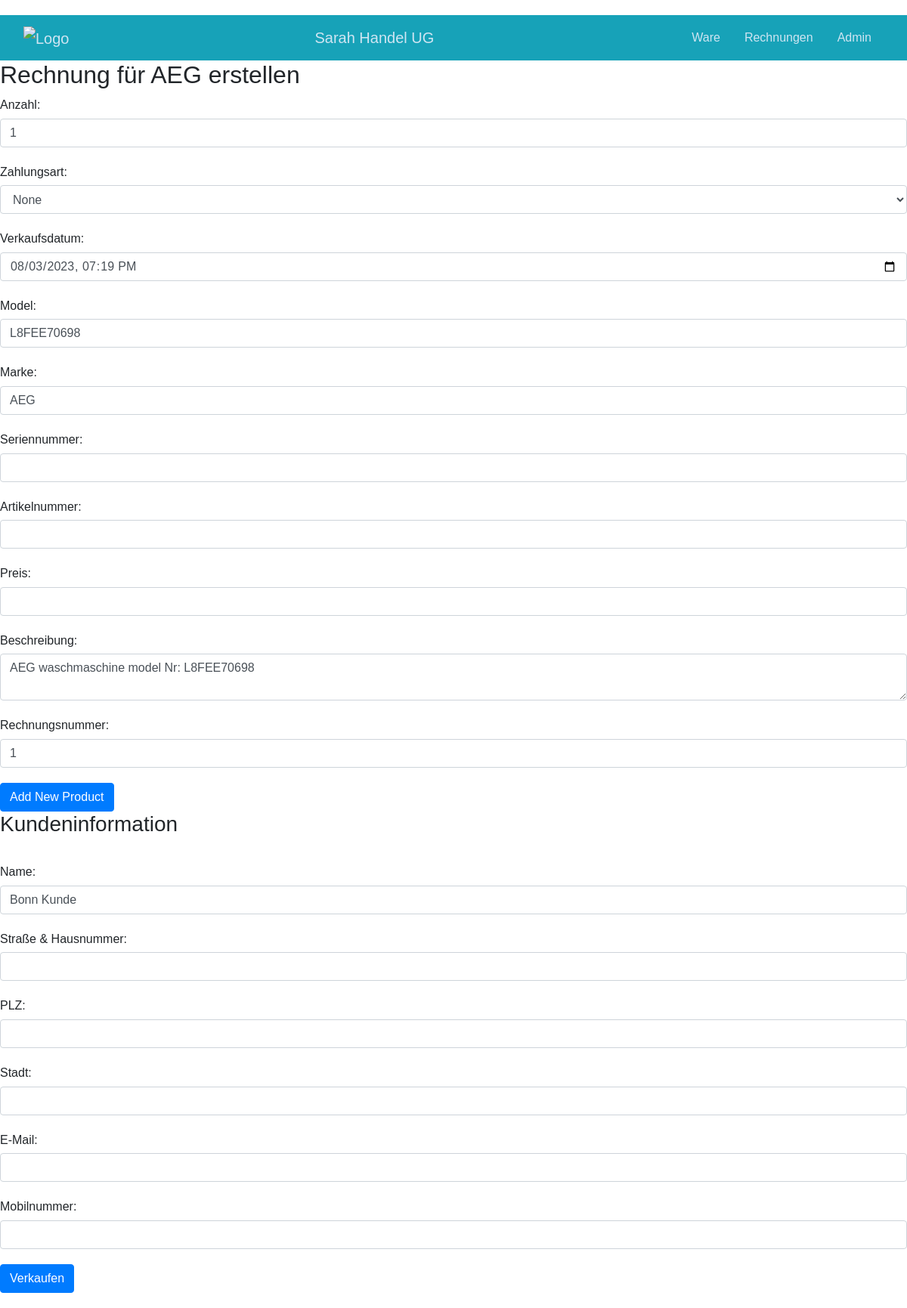
Page /verkauf/11/waschmaschine/ (signed in) on the committed database.
### inventory/models.py (models this page shows)
class BasicInformation(models.Model):
    marke = models.CharField(max_length=50)
    model = models.CharField(max_length=100,unique=True)
    anzahl = models.IntegerField(default=1)
    artikel_nr = models.CharField(max_length=200, null=True, blank=True)
    einkaufsdatum = models.DateField(null=True, blank=True)
    preis = models.FloatField(null=True, blank=True)
    energie = models.CharField(max_length=10, null=True, blank=True)
    bestellungsnummer = models.IntegerField(null=True, blank=True)
    serial_number = models.CharField(max_length=200, null=True, blank=True)
    farbe = models.CharField(max_length=50, null=True, blank=True)
    Beschreibung = models.TextField(max_length=5000, null=True, blank=True)
    note = models.TextField(max_length=1000, null=True, blank=True)

### inventory/views.py (the view, shortened to what this page needs)
# urls.py: path('verkauf/<int:id>/<str:type>/', verkauf, name='verkauf'),
@login_required
def verkauf(request, id, type):
    type_maschine = None
    if type == 'geraete':
        type_maschine = get_object_or_404(Gerät, pk=id)
    elif type == 'waschmaschine':
        type_maschine = get_object_or_404(Waschmaschine, pk=id)
    elif type == 'kuehlschrank':
        type_maschine = get_object_or_404(Kuehlschrank, pk=id)
    elif type == 'spuelmaschine':
        type_maschine = get_object_or_404(Spuelmaschine, pk=id)
    elif type == 'herdset':
        type_maschine = get_object_or_404(Herdset, pk=id)
    elif type == 'herdplatte':
        type_maschine = get_object_or_404(Herdplatte, pk=id)
    elif type == 'standherd':
        type_maschine = get_object_or_404(Standherd, pk=id)
    elif type == 'trockner':
        type_maschine = get_object_or_404(Trockner, pk=id)
    elif type == 'abzughaube':
        type_maschine = get_object_or_404(Abzughaube, pk=id)
    elif type == 'sonst':
        type_maschine = get_object_or_404(Sonst, pk=id)
    rechnungs_nr = Verkauf.objects.aggregate(Max('rechnungs_nr'))['rechnungs_nr__max']  #todo send a list and check in html if value is unique
    all_waschmaschinen= json.dumps(list(Waschmaschine.objects.all().values()),cls=DjangoJSONEncoder)
    all_kuelschrank = json.dumps(list(Kuehlschrank.objects.all().values()), cls=DjangoJSONEncoder)
    all_spuelmaschinen = json.dumps(list(Spuelmaschine.objects.all().values()), cls=DjangoJSONEncoder)
    all_herdset = json.dumps(list(Herdset.objects.all().values()), cls=DjangoJSONEncoder)
    all_herdplatte = json.dumps(list(Herdplatte.objects.all().values()), cls=DjangoJSONEncoder)
    all_standherd = json.dumps(list(Standherd.objects.all().values()), cls=DjangoJSONEncoder)
    all_trockner = json.dumps(list(Trockner.objects.all().values()), cls=DjangoJSONEncoder)
    all_abzughaube = json.dumps(list(Abzughaube.objects.all().values()), cls=DjangoJSONEncoder)
    all_sonst = json.dumps(list(Sonst.objects.all().values()), cls=DjangoJSONEncoder)
    if not rechnungs_nr:
        rechnungs_nr = 0
    context = {
        'gerät': type_maschine,
        'rechnungsNr': int(rechnungs_nr)+1,
        'all_waschmaschinen':all_waschmaschinen,
        'all_kuelschrank':all_kuelschrank,
        'all_spuelmaschinen':all_spuelmaschinen,
        'all_herdset': all_herdset,
        'all_herdplatte': all_herdplatte,
        'all_standherd': all_standherd,
        'all_trockner': all_trockner,
        'all_abzughaube': all_abzughaube,
        'all_sonst': all_sonst,
    }
    return render(request, 'verkauf.html', context)

### inventory/templates/verkauf.html (shortened to what this page needs)
{% extends 'base.html' %}
{% block content %}
  <h2>Rechnung für {{ gerät.marke }} erstellen</h2>
  <form method="post">
    <div class="form-group">
      <label for="anzahl">Anzahl:</label>
      <input type="number" id="anzahl" name="anzahl" value="1" min="1" max="{{ gerät.anzahl }}" class="form-control">
    </div>
    <div class="form-group">
      <label for="zahlungsart">Zahlungsart:</label>
      <select id="zahlungsart" name="zahlungsart" class="form-control" required>
        <option value="">None</option>
      </select>
    </div>
    <div class="form-group">
      <label for="verkaufsdatum">Verkaufsdatum:</label>
      <input type="datetime-local" id="verkaufsdatum" name="verkaufsdatum" value="{{ gerät.verkaufsdatum }}" class="form-control">
    </div>
    {% if gerät.model %}
      <div class="form-group">
        <label for="model">Model:</label>
        <input type="text" id="model" name="model" value="{{ gerät.model }}" class="form-control">
      </div>
    {% else %}
      <div class="form-group">
        <label for="model">Model:</label>
        <input type="text" id="model" name="model" class="form-control">
      </div>
    {% endif %}
    {% if gerät.marke %}
      <div class="form-group">
        <label for="marke">Marke:</label>
        <input type="text" id="marke" name="marke" value="{{ gerät.marke }}" class="form-control">
      </div>
    {% else %}
      <div class="form-group">
        <label for="marke">Marke:</label>
        <input type="text" id="marke" name="marke" class="form-control">
      </div>
    {% endif %}
    {% if gerät.serial_number %}
      <div class="form-group">
        <label for="seriennummer">Seriennummer:</label>
        <input type="text" id="seriennummer" name="seriennummer" value="{{ gerät.serial_number }}" class="form-control">
      </div>
    {% else %}
      <div class="form-group">
        <label for="seriennummer">Seriennummer:</label>
        <input type="text" id="seriennummer" name="seriennummer" class="form-control">
      </div>
    {% endif %}
    {% if gerät.artikel_nr %}
      <div class="form-group">
        <label for="artikelnummer">Artikelnummer:</label>
        <input type="text" id="artikelnummer" name="artikelnummer" value="{{ gerät.artikel_nr }}" class="form-control">
      </div>
    {% else %}
      <div class="form-group">
        <label for="artikelnummer">Artikelnummer:</label>
        <input type="text" id="artikelnummer" name="artikelnummer" class="form-control">
      </div>
    {% endif %}
    {% if gerät.preis %}
      <div class="form-group">
        <label for="preis">Preis:</label>
        <input type="number" step="0.01" id="preis" name="preis" class="form-control" value="{{ gerät.preis }}" required>
      </div>
    {% else %}
      <div class="form-group">
        <label for="preis">Preis:</label>
        <input type="number" step="0.01" id="preis" name="preis" class="form-control">
      </div>
    {% endif %}
    {% if gerät.Beschreibung %}
        <script>
        </script>
      <div class="form-group">
        <label for="beschreibung">Beschreibung:</label>
        <textarea id="beschreibung" name="beschreibung" class="form-control"  required>{{ gerät.Beschreibung }}</textarea>
      </div>
    {% else %}
      <div class="form-group">
        <label for="beschreibung">Beschreibung:</label>
        <textarea id="beschreibung" name="beschreibung" class="form-control" required></textarea>
      </div>
    {% endif %}
    <div class="form-group">
      <label for="rechnungs_nr">Rechnungsnummer:</label>
      <input type="number" id="rechnungs_nr" name="rechnungs_nr" class="form-control" value="{{ rechnungsNr }}">
    </div>
    <button id="addProductBtn" type="button" class="btn btn-primary">Add New Product</button>
    <h3>Kundeninformation</h3>
    <br>
    <div class="form-group">
      <label for="kunde_name">Name:</label>
      <input type="text" id="kunde_name" name="kunde_name" class="form-control" value="Bonn Kunde" required>
    </div>
    <div class="form-group">
      <label for="kunde_strasse">Straße & Hausnummer:</label>
      <input type="text" id="kunde_strasse" name="kunde_strasse" class="form-control">
    </div>
    <div class="form-group">
      <label for="kunde_plz">PLZ:</label>
      <input type="text" id="kunde_plz" name="kunde_plz" class="form-control">
    </div>
    <div class="form-group">
      <label for="kunde_city">Stadt:</label>
      <input type="text" id="kunde_city" name="kunde_city" class="form-control">
    </div>
    <div class="form-group">
      <label for="kunde_email">E-Mail:</label>
      <input type="email" id="kunde_email" name="kunde_email" class="form-control">
    </div>
    <div class="form-group">
      <label for="kunde_mobile">Mobilnummer:</label>
      <input type="text" id="kunde_mobile" name="kunde_mobile" class="form-control">
    </div>
    <input type="submit" value="Verkaufen" class="btn btn-primary">
  </form>
{% endblock %}

### inventory/templates/base.html (style rules this page uses)
body { font-family: Arial, sans-serif; line-height: 1.6; margin: 20px; max-width: 1200px; margin-left: auto; margin-right: auto; background-color: #ffffff; }
.form-control { margin-bottom: 20px; }
label { display: block; margin-bottom: 5px; }
select { padding: 5px; font-size: 16px; }

### rows in the picture
BasicInformation: marke "AEG", anzahl "1", model "L8FEE70698"
